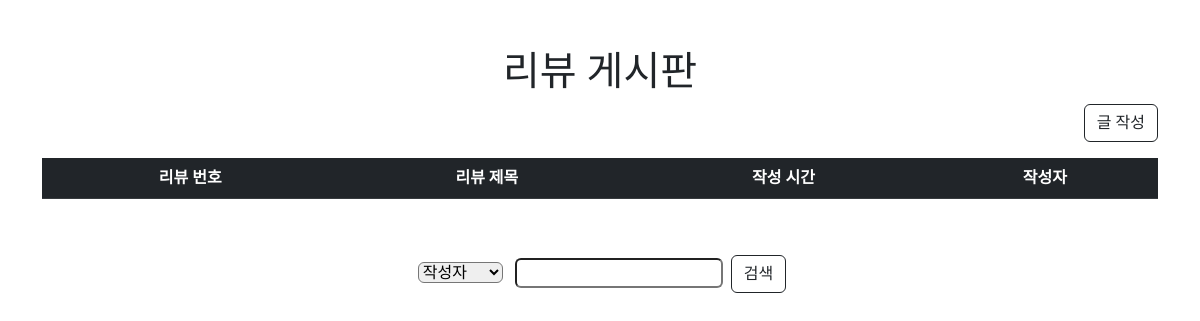
Before: /pairs/index/1 with the older database file.
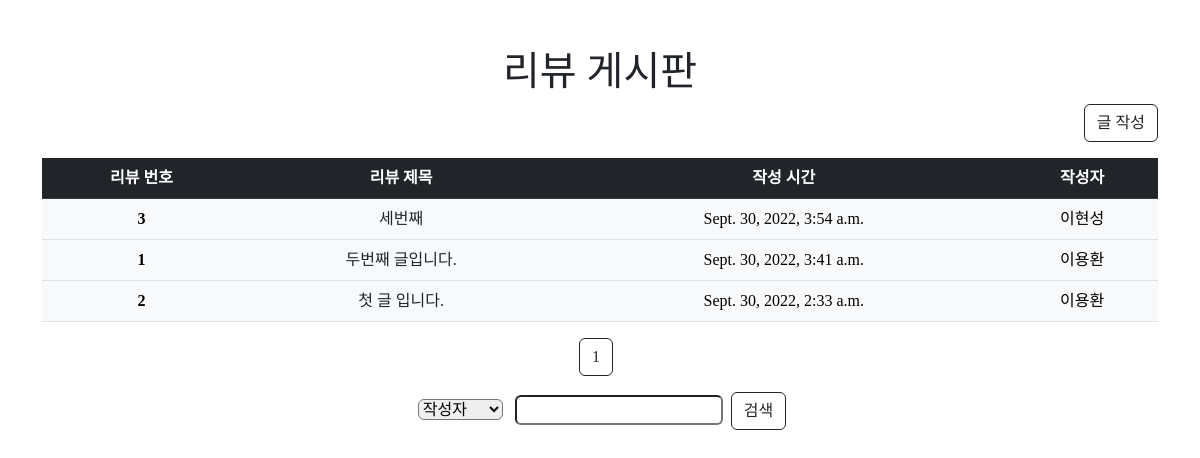
After: the same page with the newer database file.
### pairs/models.py (models this page shows)
class Articles(models.Model):
    title = models.CharField(max_length = 80)
    content = models.TextField()
    created_at = models.DateTimeField(auto_now_add=True)
    updated_at = models.DateTimeField(auto_now=True)
    user_name = models.CharField(max_length = 20)
    password = models.CharField(max_length = 80)

### pairs/views.py (the view)
# urls.py: path('index/<int:num>', views.index, name='index'),
def index(request, num):
    title = Articles.objects.order_by('-updated_at')[(num-1)*15:num*15]
    btn = math.ceil(Articles.objects.all().count()/15)
    result = []
    for i in range(1, btn + 1):
        result.append(i)
    context = {
        'titles':title,
        'numbers':result,
    }
    return render(request, 'pairs/index.html', context)

### pairs/templates/pairs/index.html (shortened to what this page needs)
{% extends 'base.html' %}
{% block content %}
<div class="container mt-5">
  <h1 class="text-center">리뷰 게시판</h1>
  <div class="text-end mb-3">
    <a href="{% url 'pairs:create' %}"><button type="button" class="btn btn-outline-dark">글 작성</button></a>
  </div>
  <table class="table table-hover">
    <thead>
      <tr class="table-dark text-center">
        <th scope="col">리뷰 번호</th>
        <th scope="col">리뷰 제목</th>
        <th scope="col">작성 시간</th>
        <th scope="col">작성자</th>
      </tr>
    </thead>
    <tbody>
      {% for title in titles %}
      <tr class="table-light text-center">
        <th scope="row">{{ title.id }}</th>
        <td><a href="{% url 'pairs:detail' title.pk %}" class="text-decoration-none text-dark">{{ title.title }}</a></td>
        <td>{{ title.updated_at }}</td>
        <td>{{ title.user_name }}</td>
      </tr>
      {% endfor %}
    </tbody>
  </table>
  <div class="text-center">
    <div class="btn-group me-2" role="group" aria-label="First group">
      {% for number in numbers %}
      <a href="{{number}}"><button type="button" class="btn btn-outline-dark">{{ number }}</button></a>
      {% endfor %}
    </div>
  </div>
  <div class="d-flex justify-content-center mt-3">
    <form action="{% url 'pairs:search' 1%}">
      <select class="rounded mx-1" name="search">
        <option value="작성자">작성자</option>
      </select>
      <input class="rounded mx-1" rows="1" name="title">
      <input type="submit" class="btn btn-outline-dark" value="검색">
    </form>
  </div>
</div>
{% endblock %}

### templates/base.html (shortened to what this page needs)
<!DOCTYPE html>
<html lang="en">
<head>
    <link href="https://cdn.jsdelivr.net/npm/bootstrap@5.2.1/dist/css/bootstrap.min.css" rel="stylesheet">
</head>
<body>
    {% block content %}
    {% endblock %}
</body>
</html>

### templates/base.html (style rules this page uses)
body { font-family: 'IBMPlexSansKR-Regular'; background: url('https://cdn.crowdpic.net/detail-thumb/thumb_d_95201FB6B7C83DA8CBB9B97E27A6441C.jpg'), no-repeat; background-position: top; background-size: 100%; }

Changed rows visible on the page:
added Articles: id "3", title "세번째", updated_at "Sept. 30, 2022, 3:54 a.m.", user_name "이현성"
added Articles: id "1", title "두번째 글입니다.", updated_at "Sept. 30, 2022, 3:41 a.m.", user_name "이용환"
added Articles: id "2", title "첫 글 입니다.", updated_at "Sept. 30, 2022, 2:33 a.m.", user_name "이용환"
Other visible differences:
new list line: "1"
